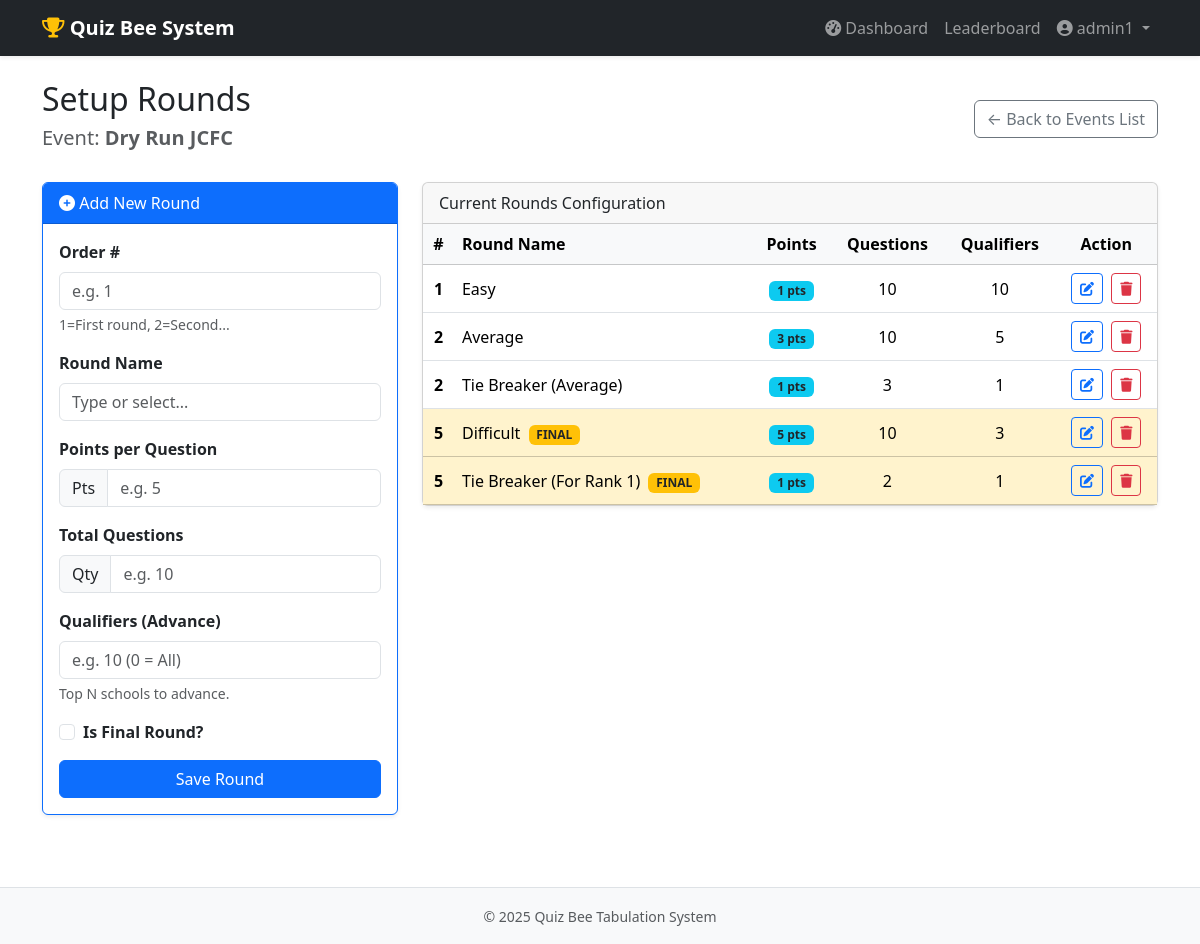
Before: /admin/round-setup/3 (signed in) with the older database file.
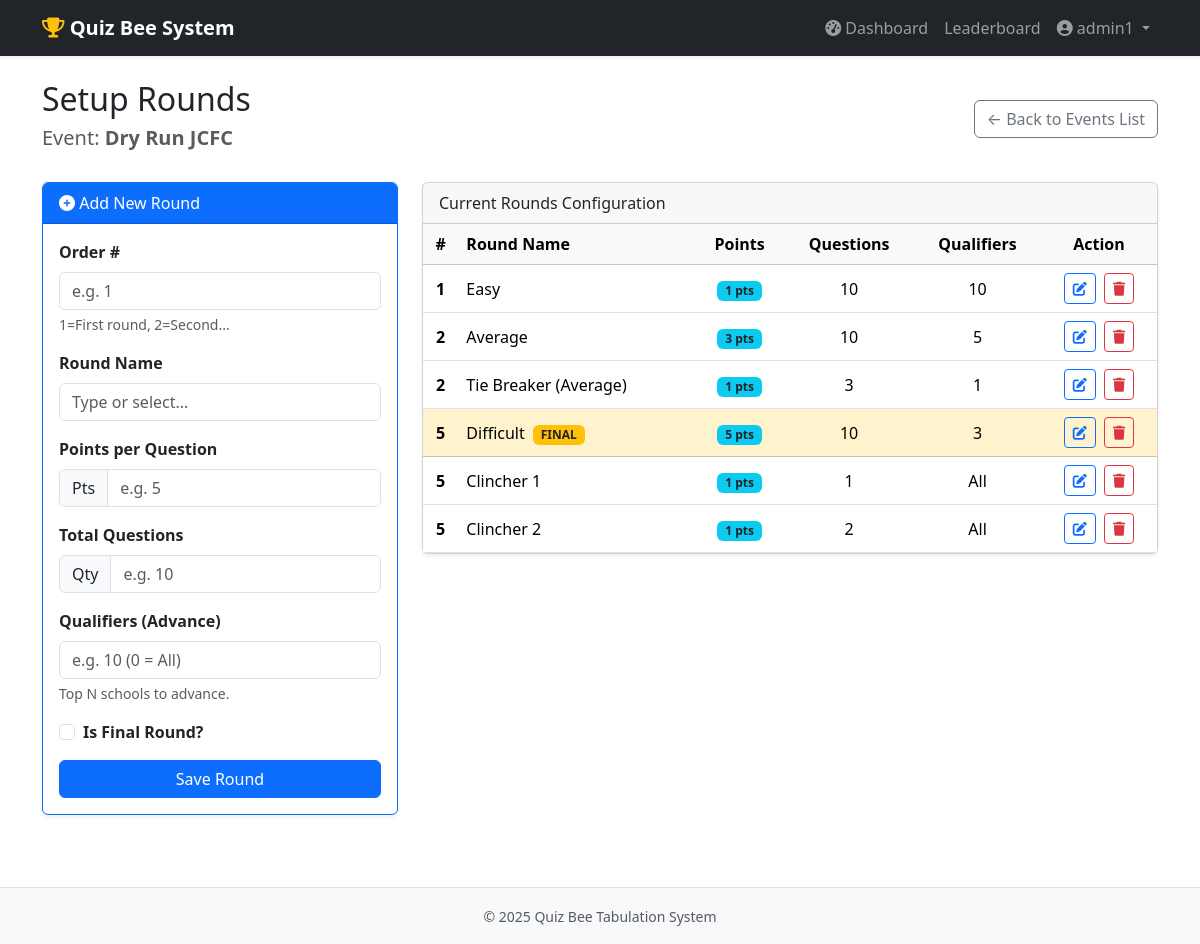
After: the same page with the newer database file.
### website/models.py (models this page shows, shortened)
class User(db.Model, UserMixin):
    id = db.Column(db.Integer, primary_key=True)
    username = db.Column(db.String(150), unique=True, nullable=False)
    password = db.Column(db.String(150), nullable=False)
    first_name = db.Column(db.String(150))
    role = db.Column(db.String(50))  # 'admin' or 'tabulator'
    schools_assigned = db.relationship('School', backref='tabulator', lazy=True)

class Event(db.Model):
    id = db.Column(db.Integer, primary_key=True)
    name = db.Column(db.String(150), nullable=False)
    is_active = db.Column(db.Boolean, default=False, index=True)
    scoring_type = db.Column(db.String(50), default='per_round')
    schools = db.relationship('School', backref='event', cascade='all, delete-orphan')
    rounds = db.relationship('Round', backref='event', cascade='all, delete-orphan')

class Round(db.Model):
    id = db.Column(db.Integer, primary_key=True)
    event_id = db.Column(db.Integer, db.ForeignKey('event.id'), nullable=False)
    number = db.Column(db.Integer, nullable=False)
    difficulty = db.Column(db.String(50), nullable=False)
    points = db.Column(db.Integer, nullable=False)
    total_questions = db.Column(db.Integer, nullable=False)
    is_active = db.Column(db.Boolean, default=False)
    qualifying_count = db.Column(db.Integer, default=0)
    is_final = db.Column(db.Boolean, default=False)
    participating_school_ids = db.Column(db.String(200), nullable=True)
    scores = db.relationship('Score', backref='round', cascade='all, delete-orphan')

### website/views.py (the view, shortened to what this page needs)
@views.route('/admin/round-setup/<int:event_id>', methods=['GET', 'POST'])
@login_required
def round_setup(event_id):
    if current_user.role != 'admin': return "Unauthorized", 403
    event = Event.query.get_or_404(event_id)
    rounds = Round.query.filter_by(event_id=event.id).order_by(Round.number.asc()).all()
    return render_template('admin/round_setup.html', event=event, rounds=rounds)

### website/__init__.py (called while the page is built)
def create_app():
    app = Flask(__name__)
    app.config['SECRET_KEY'] = 'kyle heineken lee'
    app.config['SQLALCHEMY_DATABASE_URI'] = f'sqlite:///{DB_NAME}'
    db.init_app(app)
    from .models import User
    from .views import views
    from .auth import auth
    app.register_blueprint(views, url_prefix='/')
    app.register_blueprint(auth, url_prefix='/')
    login_manager.init_app(app)
    @login_manager.user_loader
    def load_user(id):
        return User.query.get(int(id))
    return app

### website/templates/admin/round_setup.html (shortened to what this page needs)
{% extends "base.html" %}
{% block content %}
<div class="container mt-4">
    <div class="d-flex justify-content-between align-items-center mb-4">
        <div>
            <h2>Setup Rounds</h2>
            <h5 class="text-muted">Event: <strong>{{ event.name }}</strong></h5>
        </div>
        <a href="{{ url_for('views.event_registration') }}" class="btn btn-outline-secondary">
            &larr; Back to Events List
        </a>
    </div>
    <div class="row">
        <div class="col-md-4">
            <div class="card shadow-sm border-primary mb-4">
                <div class="card-header bg-primary text-white">
                    <i class="fas fa-plus-circle"></i> Add New Round
                </div>
                <div class="card-body">
                    <form method="POST">
                        <div class="mb-3">
                            <label class="form-label fw-bold">Order #</label>
                            <input type="number" name="round_number" class="form-control" placeholder="e.g. 1" required>
                            <div class="form-text">1=First round, 2=Second...</div>
                        </div>
                        <div class="mb-3">
                            <label class="form-label fw-bold">Round Name</label>
                            <input type="text" name="difficulty" class="form-control" list="difficultyOptions" placeholder="Type or select..." required>
                        </div>
                        <div class="mb-3">
                            <label class="form-label fw-bold">Points per Question</label>
                            <div class="input-group">
                                <span class="input-group-text">Pts</span>
                                <input type="number" name="points" class="form-control" placeholder="e.g. 5" required>
                            </div>
                        </div>
                        <div class="mb-3">
                            <label class="form-label fw-bold">Total Questions</label>
                            <div class="input-group">
                                <span class="input-group-text">Qty</span>
                                <input type="number" name="total_questions" class="form-control" placeholder="e.g. 10" required>
                            </div>
                        </div>
                        <div class="mb-3">
                            <label class="form-label fw-bold">Qualifiers (Advance)</label>
                            <input type="number" name="qualifying_count" class="form-control" placeholder="e.g. 10 (0 = All)">
                            <div class="form-text">Top N schools to advance.</div>
                        </div>
                        <div class="mb-3 form-check">
                            <input type="checkbox" class="form-check-input" id="is_final" name="is_final">
                            <label class="form-check-label fw-bold" for="is_final">Is Final Round?</label>
                        </div>
                        <button type="submit" class="btn btn-primary w-100">Save Round</button>
                    </form>
                </div>
            </div>
        </div>
        <div class="col-md-8">
            <div class="card shadow-sm">
                <div class="card-header">
                    Current Rounds Configuration
                </div>
                <div class="card-body p-0">
                    <table class="table table-hover mb-0 align-middle text-center">
                        <thead class="table-light">
                            <tr>
                                <th>#</th>
                                <th class="text-start">Round Name</th>
                                <th>Points</th>
                                <th>Questions</th>
                                <th>Qualifiers</th>
                                <th>Action</th>
                            </tr>
                        </thead>
                        <tbody>
                            {% for round in rounds %}
                            <tr class="{% if round.is_final %}table-warning{% endif %}">
                                <td class="fw-bold">{{ round.number }}</td>
                                <td class="text-start">
                                    {{ round.difficulty }}
                                    {% if round.is_final %}<span class="badge bg-warning text-dark ms-1">FINAL</span>{% endif %}
                                </td>
                                <td><span class="badge bg-info text-dark">{{ round.points }} pts</span></td>
                                <td>{{ round.total_questions }}</td>
                                <td>{{ round.qualifying_count if round.qualifying_count > 0 else "All" }}</td>
                                <td>
                                    <button type="button" class="btn btn-sm btn-outline-primary me-1"
                                            data-bs-toggle="modal"
                                            data-bs-target="#editRoundModal{{ round.id }}">
                                        <i class="fas fa-edit"></i>
                                    </button>
                                    <form method="POST" action="{{ url_for('views.delete_round', round_id=round.id) }}" class="d-inline">
                                        <button type="submit" class="btn btn-sm btn-outline-danger" onclick="return confirm('Delete this round?')">
                                            <i class="fas fa-trash"></i>
                                        </button>
                                    </form>
                                </td>
                            </tr>
                            {% else %}
                            <tr>
                                <td colspan="6" class="text-center text-muted py-5">
                                    <em>No rounds created yet.</em>
                                </td>
                            </tr>
                            {% endfor %}
                        </tbody>
                    </table>
                </div>
            </div>
        </div>
    </div>
</div>
{% endblock %}

### website/templates/base.html (shortened to what this page needs)
<!DOCTYPE html>
<html lang="en">
<head>
    <link href="https://cdn.jsdelivr.net/npm/bootstrap@5.3.2/dist/css/bootstrap.min.css" rel="stylesheet">
    <link rel="stylesheet" href="https://cdnjs.cloudflare.com/ajax/libs/font-awesome/6.4.2/css/all.min.css">
</head>
<body class="d-flex flex-column min-vh-100">
    <nav class="navbar navbar-expand-lg navbar-dark bg-dark shadow-sm">
        <div class="container">
            <a class="navbar-brand fw-bold" href="/">
                <i class="fas fa-trophy text-warning"></i> Quiz Bee System
            </a>
            <div class="collapse navbar-collapse" id="navbarContent">
                <ul class="navbar-nav ms-auto mb-2 mb-lg-0">
                    {% if current_user.is_authenticated %}
                        <li class="nav-item">
                            {% if current_user.role == 'admin' %}
                                <a class="nav-link" href="{{ url_for('views.admin_dashboard') }}">
                                    <i class="fas fa-tachometer-alt"></i> Dashboard
                                </a>
                            {% else %}
                                <a class="nav-link" href="{{ url_for('views.tabulator_dashboard') }}">
                                    <i class="fas fa-tachometer-alt"></i> Dashboard
                                </a>
                            {% endif %}
                        </li>
                    {% else %}
                        <li class="nav-item">
                            <a class="nav-link" href="{{ url_for('views.home') }}">Home</a>
                        </li>
                    {% endif %}
                    <li class="nav-item">
                        <a class="nav-link" href="{{ url_for('views.leaderboard') }}">Leaderboard</a>
                    </li>
                    {% if current_user.is_authenticated %}
                        <li class="nav-item dropdown">
                            <a class="nav-link dropdown-toggle" href="#" role="button" data-bs-toggle="dropdown">
                                <i class="fas fa-user-circle"></i> {{ current_user.username }}
                            </a>
                        </li>
                    {% else %}
                        <li class="nav-item">
                            <a class="nav-link" href="{{ url_for('auth.login') }}">Login</a>
                        </li>
                    {% endif %}
                </ul>
            </div>
        </div>
    </nav>
    <div class="flex-grow-1">
        {% block content %}{% endblock %}
    </div>
    <footer class="bg-light text-center text-muted py-3 mt-5 border-top">
        <div class="container">
            <small>&copy; 2025 Quiz Bee Tabulation System</small>
        </div>
    </footer>
</body>
</html>

Changed rows visible on the page:
changed Round: difficulty "Tie Breaker (For Rank 1)" → "Clincher 1"; total_questions "2" → "1"; qualifying_count "1" → "All"; no longer shows "FINAL"
added Round: number "5", difficulty "Clincher 2", points "1", total_questions "2", qualifying_count "All"
